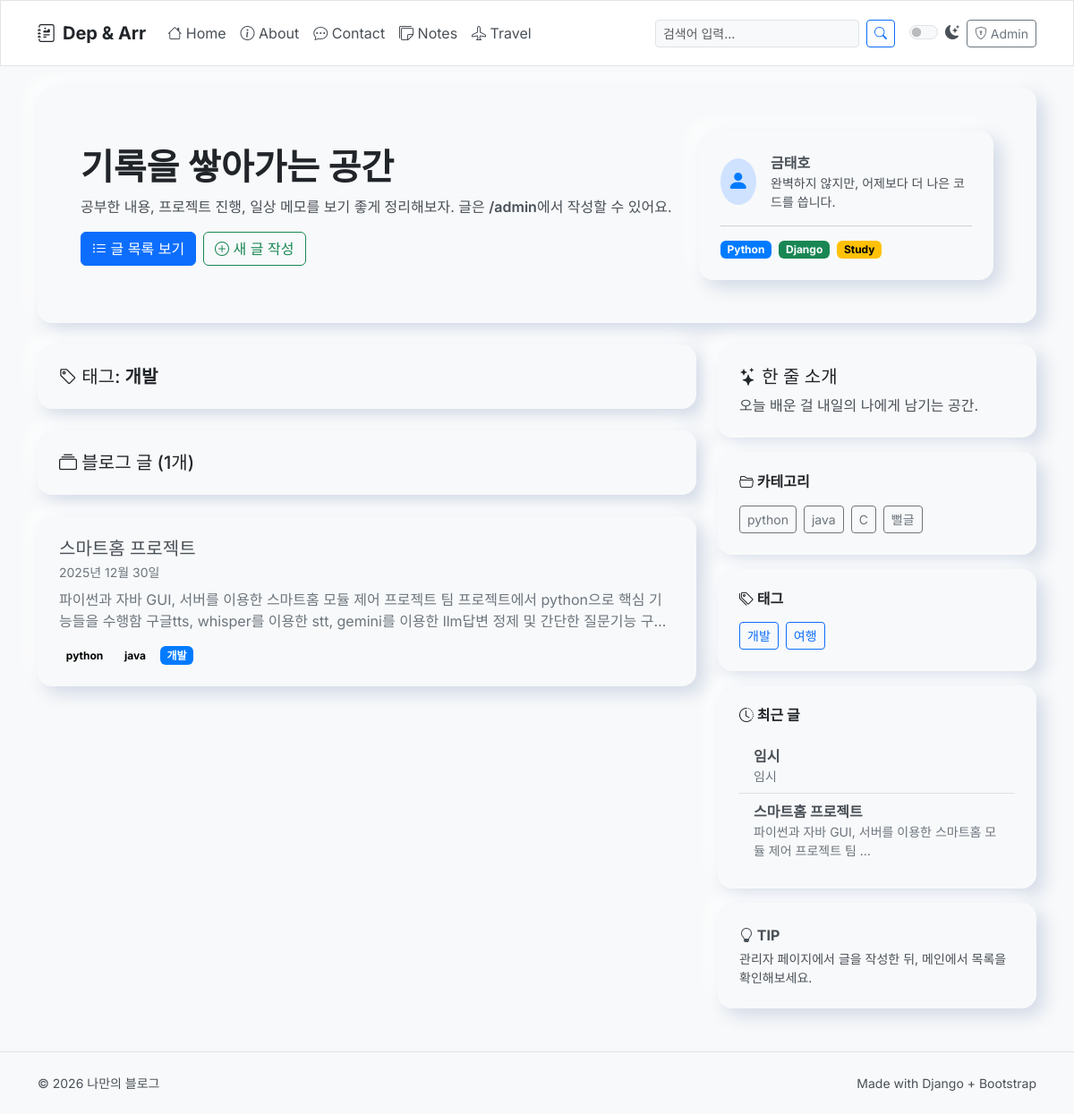
/tag/개발/, run on the app's committed database.
### blog/models.py (models this page shows, shortened)
class Tag(models.Model):
    name = models.CharField(max_length=100, unique=True)

class Post(models.Model):
    title = models.CharField(max_length=200)
    content = models.TextField()
    created_at = models.DateTimeField(default=timezone.now)
    categories = models.ManyToManyField(Category, related_name="posts")
    tags = models.ManyToManyField(Tag, related_name='posts', blank=True)
    likes = models.ManyToManyField(User, related_name='liked_posts', blank=True)
    anonymous_likes = models.IntegerField(default=0)

class Category(models.Model):
    name = models.CharField(max_length=100, unique=True)
    class Meta:
        verbose_name_plural = "Categories"

### blog/views.py (the view)
# urls.py: path("tag/<str:tag_name>/", views.tag_detail, name="posts_by_tag"),
def tag_detail(request, tag_name):
    tag = get_object_or_404(Tag, name=tag_name)
    posts = Post.objects.filter(tags=tag).prefetch_related('categories', 'tags').order_by("-created_at")
    travels = Travel.objects.filter(tags=tag).prefetch_related('tags').order_by('-created_at')
    return render(request, 'blog/tag_detail.html', {
        'tag': tag,
        'posts': posts,
        'travels': travels,
    })

### blog/context_processors.py (called while the page is built)
def all_categories(request):
    all_categories = cache.get('all_categories')
    if not all_categories:
        all_categories = Category.objects.all()
        cache.set('all_categories', all_categories, 900)  # Cache for 15 minutes
    return {
        'all_categories': all_categories
    }

def all_tags(request):
    all_tags = cache.get('all_tags')
    if not all_tags:
        all_tags = Tag.objects.filter(
            Q(posts__isnull=False) | Q(travels__isnull=False)
        ).distinct()
        cache.set('all_tags', all_tags, 900)  # Cache for 15 minutes
    return {
        'all_tags': all_tags
    }

### blog/templatetags/blog_tags.py (called while the page is built)
@register.inclusion_tag('blog/partials/recent_posts.html')
def show_recent_posts(count=5):
    recent_posts = cache.get('recent_posts')
    if not recent_posts:
        recent_posts = Post.objects.prefetch_related('categories').order_by('-created_at')[:count]
        cache.set('recent_posts', recent_posts, 300)  # Cache for 5 minutes
    return {'recent_posts': recent_posts}

### blog/templates/blog/tag_detail.html (shortened to what this page needs)
{% extends "blog/base.html" %}
{% block content %}
  <div class="nm-card mb-4">
    <h5 class="mb-0">
      <i class="bi bi-tag"></i>
      태그: <strong>{{ tag.name }}</strong>
    </h5>
  </div>
  {% if posts %}
    <div class="nm-card mb-4">
      <h5 class="mb-0">
        <i class="bi bi-collection"></i>
        블로그 글 ({{ posts.count }}개)
      </h5>
    </div>
    {% for post in posts %}
        <div class="nm-card mb-3 position-relative">
          <h2 class="h5 mb-1">{{ post.title }}</h2>
          <p class="small text-secondary mb-2">{{ post.created_at|date:"Y년 n월 j일" }}</p>
          <div class="text-secondary text-truncate-2">
              {{ post.content|striptags }}
          </div>
          <div class="mt-3 d-flex flex-wrap gap-2">
            {% for cat in post.categories.all %}
              <a href="{% url 'blog:posts_by_category' cat.name %}" class="badge text-bg-light text-decoration-none position-relative" style="z-index: 1;">{{ cat.name }}</a>
            {% endfor %}
            {% for tag in post.tags.all %}
              <a href="{% url 'blog:posts_by_tag' tag.name %}" class="badge text-bg-primary text-decoration-none position-relative" style="z-index: 1;">{{ tag.name }}</a>
            {% endfor %}
          </div>
        </div>
    {% endfor %}
  {% endif %}
{% endblock %}

### blog/templates/blog/base.html (shortened to what this page needs)
{% load blog_tags %}
<!doctype html>
<html lang="ko" data-bs-theme="light">
<head>
  <link href="https://cdn.jsdelivr.net/npm/bootstrap@5.3.3/dist/css/bootstrap.min.css" rel="stylesheet">
  <link rel="stylesheet" href="https://cdn.jsdelivr.net/npm/bootstrap-icons@1.11.3/font/bootstrap-icons.min.css">
</head>
<body>
<nav class="navbar navbar-expand-lg border-bottom sticky-top">
  <div class="container py-2">
    <a class="navbar-brand fw-bold d-flex align-items-center gap-2" href="{% url 'blog:post_list' %}">
      <i class="bi bi-journal-richtext"></i>
      <span>Dep & Arr</span>
    </a>
    <div class="collapse navbar-collapse" id="topNav">
      <ul class="navbar-nav me-auto mb-2 mb-lg-0">
        <li class="nav-item">
          <a class="nav-link" href="{% url 'blog:post_list' %}"><i class="bi bi-house"></i> Home</a>
        </li>
        <li class="nav-item">
          <a class="nav-link" href="{% url 'pages:about' %}"><i class="bi bi-info-circle"></i> About</a>
        </li>
        <li class="nav-item">
          <a class="nav-link" href="{% url 'pages:contact' %}"><i class="bi bi-chat-dots"></i> Contact</a>
        </li>
        <li class="nav-item">
          <a class="nav-link" href="{% url 'notes:note_list' %}"><i class="bi bi-stickies"></i> Notes</a>
        </li>
        <li class="nav-item">
          <a class="nav-link" href="{% url 'travel:travel_list' %}"><i class="bi bi-airplane"></i> Travel</a>
        </li>
      </ul>
      <form class="d-flex me-lg-3 my-2 my-lg-0" role="search" method="get" action="">
        <input class="form-control form-control-sm" type="search" name="q" placeholder="검색어 입력…" aria-label="Search">
        <button class="btn btn-outline-primary btn-sm ms-2" type="submit">
          <i class="bi bi-search"></i>
        </button>
      </form>
      <div class="d-flex align-items-center gap-2">
        <div class="form-check form-switch">
          <input class="form-check-input" type="checkbox" role="switch" id="theme-switcher">
          <label class="form-check-label" for="theme-switcher">
            <i class="bi bi-moon-stars-fill"></i>
          </label>
        </div>
        <a class="btn btn-outline-secondary btn-sm" href="{% url 'admin:index' %}">
          <i class="bi bi-shield-lock"></i> Admin
        </a>
      </div>
    </div>
  </div>
</nav>
<header class="container py-4">
  <div class="nm-card p-4 p-md-5">
    <div class="row align-items-center g-3">
      <div class="col-md-8">
        <h1 class="display-6 fw-bold mb-2">기록을 쌓아가는 공간</h1>
        <p class="mb-3">
          공부한 내용, 프로젝트 진행, 일상 메모를 보기 좋게 정리해보자.
          글은 <span class="fw-semibold">/admin</span>에서 작성할 수 있어요.
        </p>
        <div class="d-flex flex-wrap gap-2">
          <a class="btn btn-primary" href="{% url 'blog:post_list' %}">
            <i class="bi bi-list-ul"></i> 글 목록 보기
          </a>
          <a class="btn btn-outline-success" href="{% url 'admin:blog_post_add' %}">
            <i class="bi bi-plus-circle"></i> 새 글 작성
          </a>
        </div>
      </div>
      <div class="col-md-4">
        <div class="nm-card">
          <div class="d-flex align-items-center gap-3">
            <div class="rounded-circle bg-primary-subtle d-flex align-items-center justify-content-center" style="width:52px;height:52px;">
              <i class="bi bi-person-fill text-primary fs-4"></i>
            </div>
            <div>
              <div class="fw-bold">금태호</div>
              <div class="small">완벽하지 않지만, 어제보다 더 나은 코드를 씁니다.</div>
            </div>
          </div>
          <hr class="my-3">
          <div class="d-flex gap-2">
            <span class="badge text-bg-primary">Python</span>
            <span class="badge text-bg-success">Django</span>
            <span class="badge text-bg-warning">Study</span>
          </div>
        </div>
      </div>
    </div>
  </div>
</header>
<main class="container pb-5">
  <div class="row g-4">
    <section class="col-lg-8">
      {% block content %}{% endblock %}
    </section>
    <aside class="col-lg-4">
      <div class="nm-card mb-3">
        <h5 class="card-title mb-2"><i class="bi bi-stars"></i> 한 줄 소개</h5>
        <p class="mb-0">
          오늘 배운 걸 내일의 나에게 남기는 공간.
        </p>
      </div>
      <div class="nm-card mb-3">
        <h6 class="fw-bold mb-3"><i class="bi bi-folder2-open"></i> 카테고리</h6>
        <div class="d-flex flex-wrap gap-2">
          {% for category in all_categories %}
            <a class="btn btn-outline-secondary btn-sm" href="{% url 'blog:posts_by_category' category.name %}">{{ category.name }}</a>
          {% empty %}
            <p class="small">카테고리가 없습니다.</p>
          {% endfor %}
        </div>
      </div>
      <div class="nm-card mb-3">
        <h6 class="fw-bold mb-3"><i class="bi bi-tags"></i> 태그</h6>
        <div class="d-flex flex-wrap gap-2">
          {% for tag in all_tags %}
            <a class="btn btn-outline-primary btn-sm" href="{% url 'blog:posts_by_tag' tag.name %}">{{ tag.name }}</a>
          {% empty %}
            <p class="small">태그가 없습니다.</p>
          {% endfor %}
        </div>
      </div>
      <div class="nm-card mb-3">
        <h6 class="fw-bold mb-3"><i class="bi bi-clock-history"></i> 최근 글</h6>
        {% show_recent_posts 5 %}
      </div>
      <div class="nm-card mb-0">
        <div class="fw-bold mb-1"><i class="bi bi-lightbulb"></i> TIP</div>
        <div class="small">
          관리자 페이지에서 글을 작성한 뒤, 메인에서 목록을 확인해보세요.
        </div>
      </div>
    </aside>
  </div>
</main>
<footer class="border-top">
  <div class="container py-4 d-flex flex-column flex-md-row justify-content-between gap-2">
    <div class="small">© {% now "Y" %} 나만의 블로그</div>
    <div class="small">
      Made with Django + Bootstrap
    </div>
  </div>
</footer>
</body>
</html>

### blog/templates/blog/partials/recent_posts.html
<div class="list-group list-group-flush">
  {% for post in recent_posts %}
    <a href="{% url 'blog:post_detail' post.pk %}" class="list-group-item list-group-item-action">
      <div class="fw-semibold text-truncate">{{ post.title }}</div>
      <div class="text-secondary small text-truncate-2">{{ post.content|striptags|truncatewords:10 }}</div>
    </a>
  {% empty %}
    <div class="list-group-item">
      <p class="mb-0 text-secondary">아직 작성된 글이 없습니다.</p>
    </div>
  {% endfor %}
</div>

### blog/templates/blog/base.html (style rules this page uses)
:root { --accent-color: #007bff; --heading-color: #212529; --body-text-color: #495057; --body-bg-color: #f8f9fa; --card-bg-color: #ffffff; --card-border-color: rgba(0, 0, 0, 0.1); --neumorphic-shadow-light: 8px 8px 20px #d1d9e6, -8px -8px 20px #ffffff; --bs-body-bg: var(--body-bg-color); --bs-body-color: var(--body-text-color); --bs-card-bg: var(--card-bg-color); --bs-card-border-color: var(--card-border-color); --bs-primary: var(--accent-color); --bs-primary-rgb: 0, 123, 255; --bs-primary-subtle: #e6f2ff; --bs-primary-text: #004a99; --bs-border-radius-xl: 1rem; }
body { font-family: 'Inter', sans-serif; background-color: var(--bs-body-bg); color: var(--bs-body-color); transition: background-color .2s ease, color .2s ease; }
a { color: var(--bs-primary); text-decoration: none; }
.navbar-nav .nav-link { color: var(--body-text-color); }
h1, h2, h3, h4, h5, h6, .navbar-brand, .card-title, .display-6 { color: var(--heading-color); }
.navbar, .footer { background-color: var(--bs-card-bg) !important; border: 1px solid var(--bs-card-border-color); transition: background-color .2s ease, border-color .2s ease; }
.navbar { border-bottom: 1px solid var(--bs-card-border-color) !important; }
.text-truncate-2 { display: -webkit-box; -webkit-line-clamp: 2; -webkit-box-orient: vertical; overflow: hidden; }
.nm-card { background: var(--bs-body-bg); border-color: transparent; border-radius: var(--bs-border-radius-xl); box-shadow: var(--neumorphic-shadow-light); transition: box-shadow .2s ease-in-out, transform .15s ease; padding: 1.5rem; }

### data on the page
Tag: name "개발"
Post: title "스마트홈 프로젝트", created_at "2025년 12월 30일", content "파이썬과 자바 GUI, 서버를 이용한 스마트홈 모듈 제어 프로젝트 팀 프로젝트에서 python으로 핵심 기능들을 수행함 구글tts, whisper를 이용한 stt, gemini를 이용한 llm답변 정제 및 간단한 질문기능…", content "파이썬과 자바 GUI, 서버를 이용한 스마트홈 모듈 제어 프로젝트 팀 …"
Category: name "python"
Category: name "java"
Category: name "C"
Category: name "뻘글"
Tag: name "여행"
Post: title "임시", content "임시"

### other printed values
{{ posts.count }} "1"
